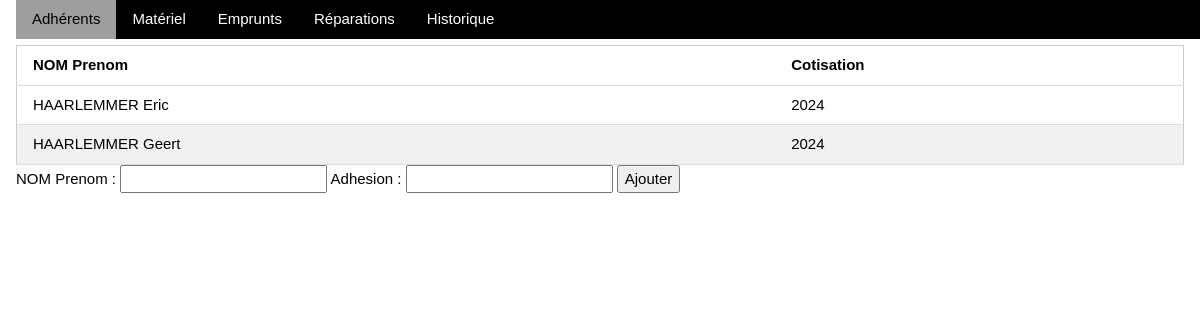
/adherents/, run on an earlier commit of the app's database.
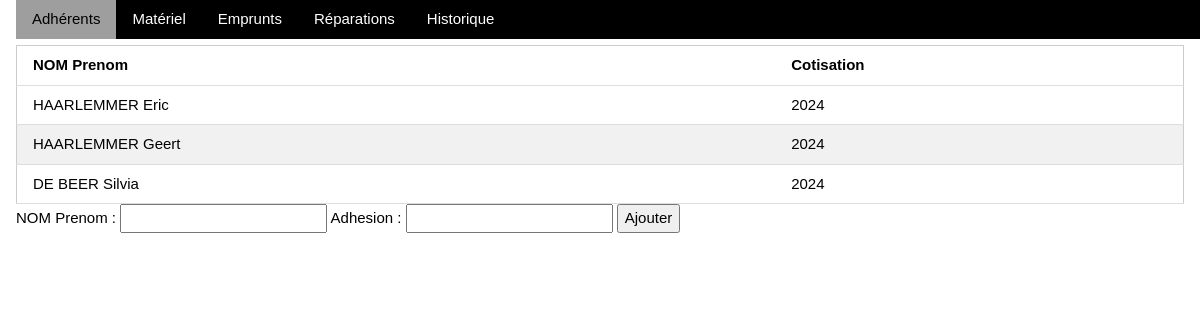
And on a later commit of the database.
### gestion/models.py (models this page shows, shortened)
class Adherent(models.Model):
    name = models.CharField(max_length=64, unique=True)
    adhesion = models.IntegerField()
    class Meta:
        verbose_name = 'Adherent'

### gestion/views.py (the view)
# urls.py: path('adherents/', views.adherents, name='adherents'),
def adherents(request):  # TODO:  sorting
    nouvelAdherentForm = None
    if request.method == 'POST':
        nouvelAdherentForm = AdherentForm(request.POST, request.FILES)
        if nouvelAdherentForm.is_valid():
            nouvelAdherentForm.save()
            return redirect('adherents')
    else:
        nouvelAdherentForm = AdherentForm()
    context = {"adherents": Adherent.objects.all(),
               "pageName": "adherents",
               "addForm": nouvelAdherentForm
               }
    return render(request, "gestion/adherents.html", context)

### gestion/forms.py
class AdherentForm(forms.ModelForm):
    name = forms.CharField(max_length=64, label="NOM Prenom", required=True)
    adhesion = forms.CharField(max_length=64, label="Adhesion", required=True)
    class Meta:
        model = Adherent
        fields = ['name', 'adhesion']

### gestion/templates/gestion/adherents.html (shortened to what this page needs)
{% include "gestion/head.html" %}
        <table class="table-sortable w3-table-all w3-hoverable">
            <thead>
            <tr>
                <th data-sort="string">NOM Prenom</th>
                <th data-sort="date">Cotisation</th>
            </tr>
            </thead>
            <tbody>
            {% for a in adherents %}
                <tr>
                    <td>{{ a.name }}</td>
                    <td>{{ a.adhesion }}</td>
                </tr>
            {% endfor %}
            </tbody>
        </table>
        <div>
            <form method="post">
                {{ addForm }}
                <input type="submit" name="action" value="Ajouter">
            </form>
        </div>
    </div>
</body>

What changed in the data, as far as the page shows it:
added Adherent: name "DE BEER Silvia", adhesion "2024"
